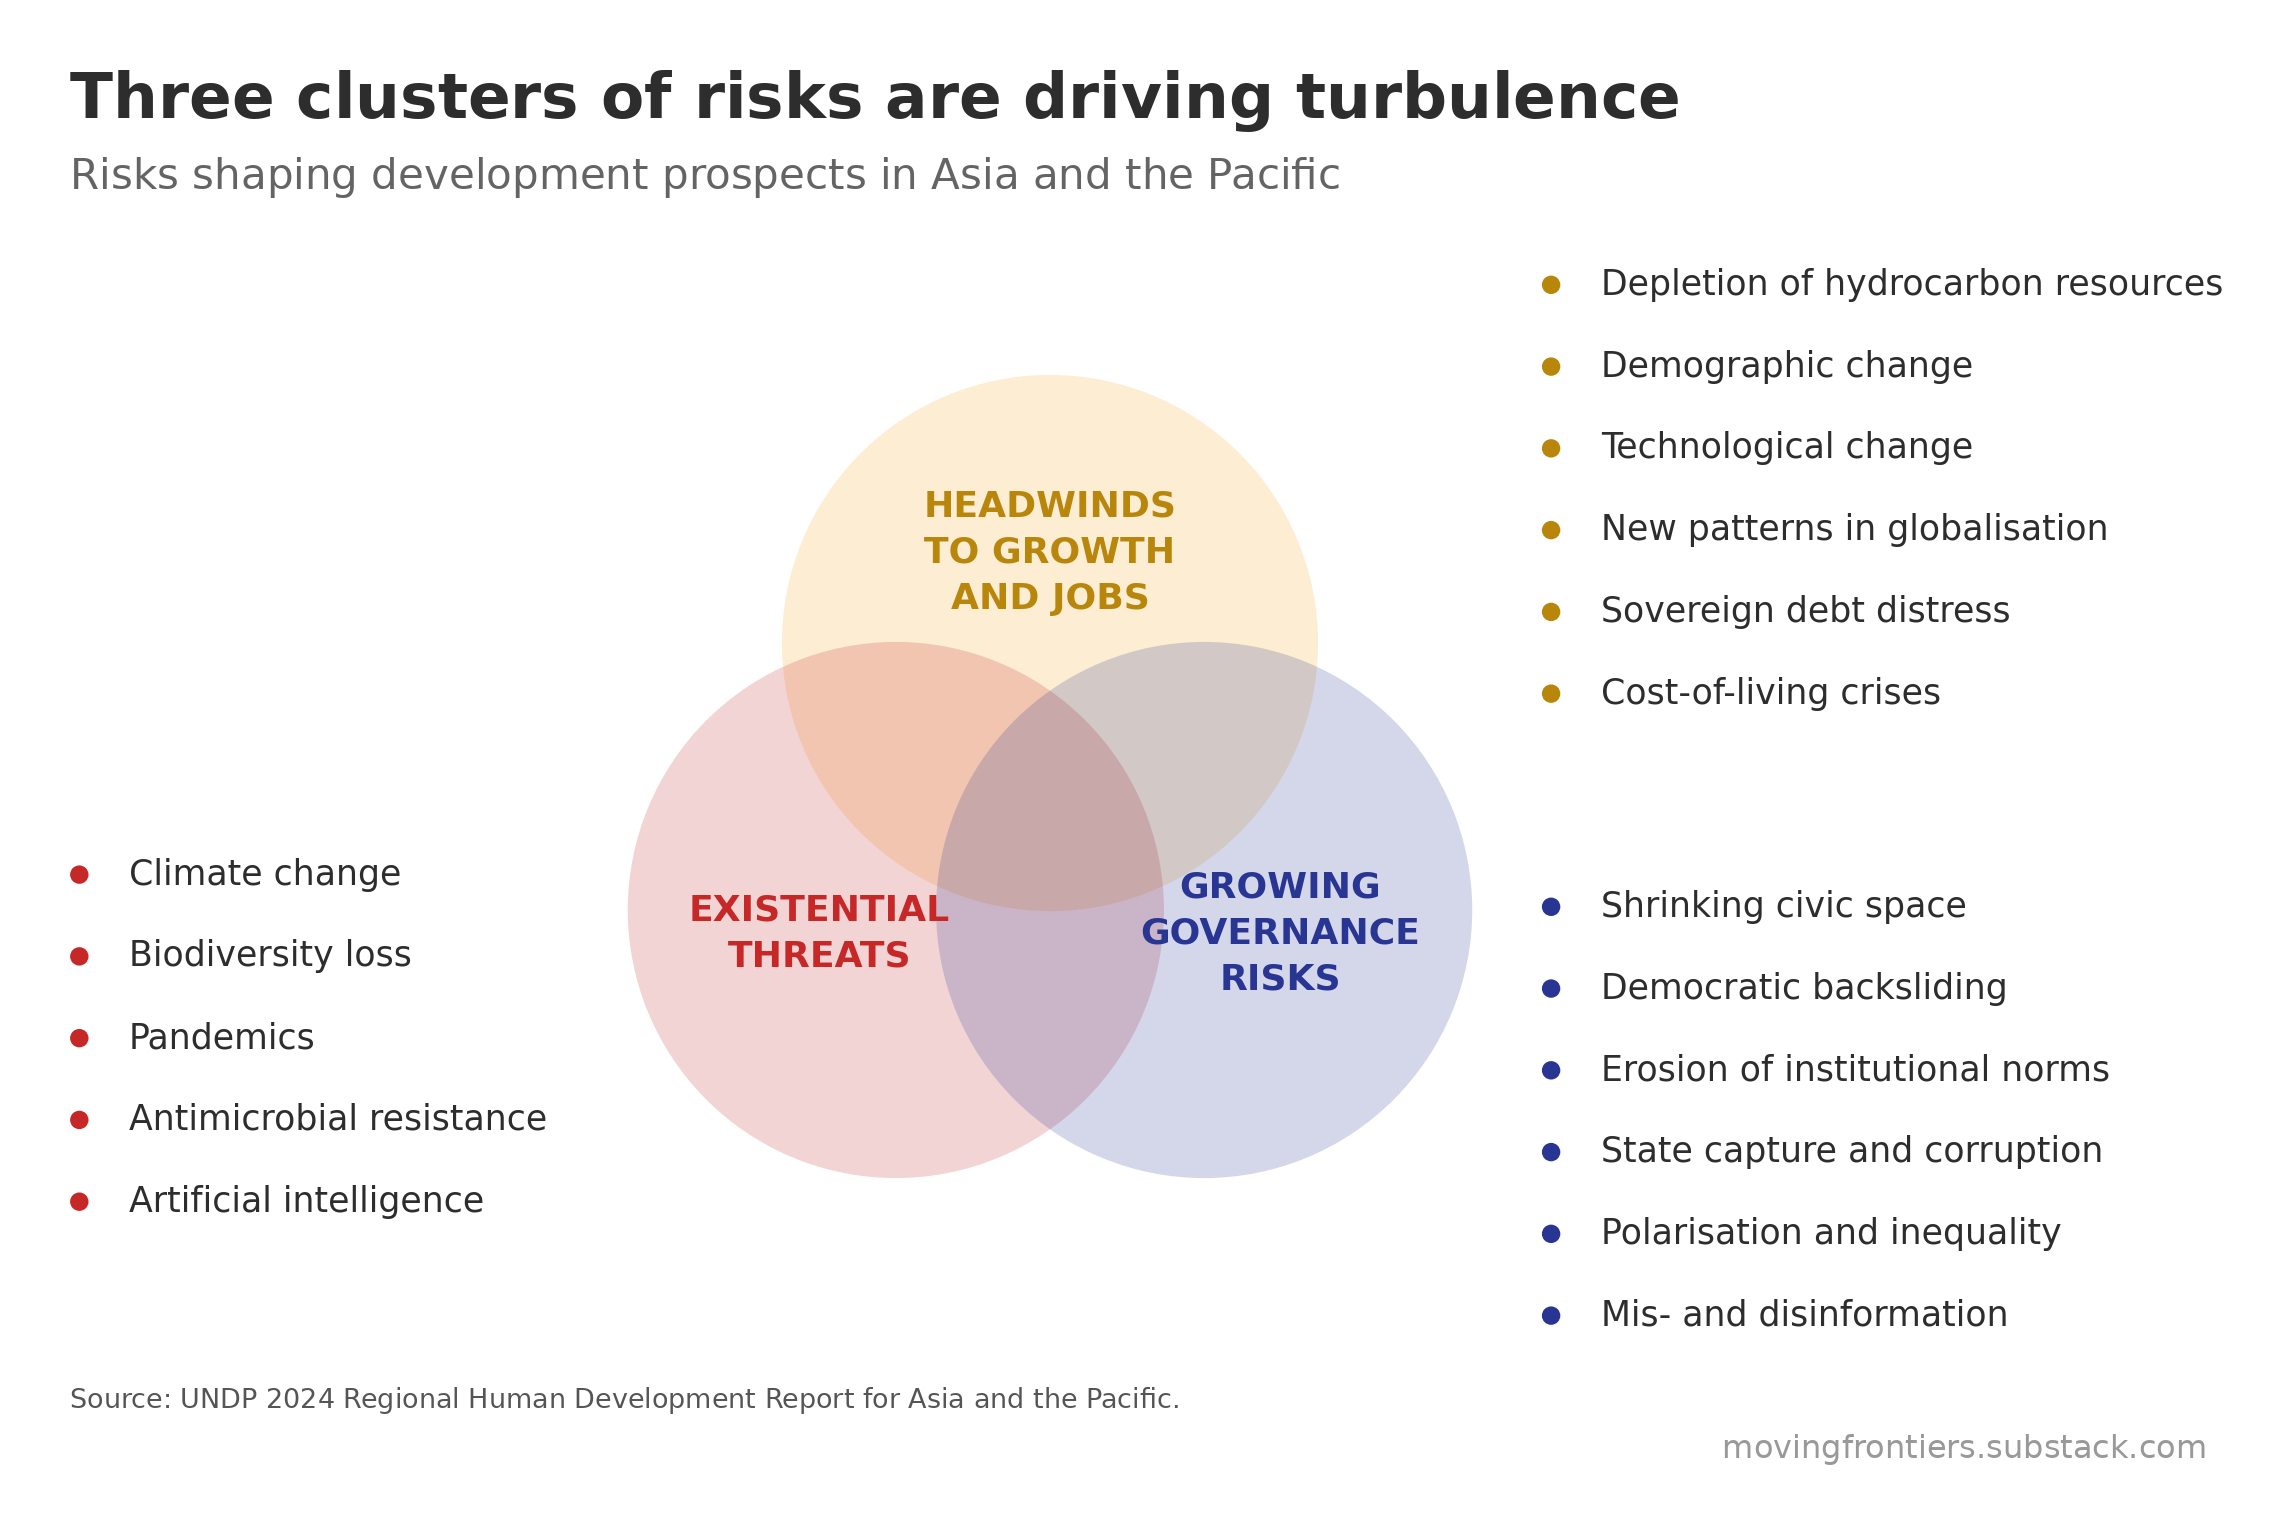

Recreate this plot in Python.
"""chart-6-risk-clusters.py

Self-contained: the Moving Frontiers house style, the content and the figure in
one file. Run it with matplotlib, numpy, pandas and Pillow available:

    python chart-6-risk-clusters.py

It writes chart-6-risk-clusters.png and chart-6-risk-clusters.csv into the
working directory.

WHAT THIS IS
------------
A schematic, not a plot of data. Three circles of equal size, set at the corners
of an equilateral triangle so that every pair overlaps by the same amount and
all three meet in the middle. Neither the area of a circle nor the size of an
overlap stands for a quantity; the geometry says only that the three clusters
are of comparable weight and that they interact. That is stated in the note, so
a reader does not read a measurement into the picture.

Each cluster takes one house colour at low opacity, and the bullet mark in front
of every item is drawn in its cluster's colour, which is what ties a list to the
circle it belongs to. The lists sit beside the circle they describe.
"""

import io
import matplotlib
matplotlib.use("Agg")
import matplotlib.pyplot as plt
from matplotlib.patches import Circle
import numpy as np
import pandas as pd

# ======================================================================
# HOUSE STYLE  (moving_frontiers_style.py, inlined)
# ======================================================================

import os
import numpy as np
import matplotlib
from PIL import Image, ImageDraw, ImageFont

DPI = 200

# ---- colours: the main elements, by how many series the chart has ----
RED, GOLD, GREEN, BLUE = "#C62828", "#F9A825", "#00897B", "#283593"
PALETTE = {1: [BLUE],
           2: [RED, BLUE],
           3: [RED, BLUE, GOLD],
           4: [RED, GOLD, GREEN, BLUE]}
GREY = "#888888"          # axes, rules, de-emphasised marks


def palette(n):
    assert n in PALETTE, "the house palette covers one to four series"
    return PALETTE[n]


# ---- spacing, in pixels at 200 dpi, every gap ink to ink ----
GAP_TITLE_SUB = 25        # subtitle below the title
GAP_SUB_PLOT  = 70        # plot below the subtitle
GAP_PLOT_CAP  = 60        # caption below the plot
GAP_CAP_MARK  = 20        # watermark below the last caption line
MARK_RIGHT    = 15        # watermark right edge, inside the content right edge
BORDER        = 70        # empty space around the whole canvas

# Canvas width is allowed to differ from chart to chart: each canvas is just the plot
# plus the border. Pass content_w=<px> to compose() to pad a narrow plot out to a
# common width instead, which is optional.
CONTENT_W     = None

# Type is fixed, not scaled to the chart. Sizing the title from the plot width made
# it depend on how much white space matplotlib happened to leave, so a narrow chart
# got a smaller title than a wide one in the same pack.
# TYPE SCALES WITH THE CANVAS, so that a chart shown at a fixed display width, a
# phone column say, always shows the same apparent type whatever its own pixel width.
# The point sizes below are the sizes at REF_W; a canvas half again as wide gets type
# half again as large, and the two look identical once both are scaled to the column.
# Sizing type from the plot width, as an earlier version did, is not the same thing and
# was a bug: it made the title depend on how much white space matplotlib happened to
# leave around the axes rather than on how large the image is.
REF_W      = 1980         # reference canvas width the point sizes below refer to
TITLE_PT   = 19.44        # title, 54px at REF_W
SUB_FRAC   = 0.68         # subtitle as a share of the title
CAP_PT     = 8.5          # caption, 24px at REF_W
MARK_MULT  = 1.2          # watermark as a share of the caption
LEADING    = 1.32

# Type inside the plot. Set once here and applied by rc(), so every chart in a pack
# carries the same tick labels, axis titles and annotations. A build script that
# passes its own fontsize= breaks that, so use these constants instead.
AXIS_PT    = 13           # axis titles
TICK_PT    = 12           # tick labels, both axes
LEGEND_PT  = 12           # legend entries
LABEL_PT   = 11.5         # in-plot labels and data values
EMPH_PT    = 15           # emphasised data values, bold

INK        = "#2D2D2D"    # title
SUB_INK    = "#646464"    # subtitle
CAP_INK    = "#555555"    # caption
MARK_INK   = "#999999"    # watermark
MARK_TEXT  = "movingfrontiers.substack.com"
CREDIT     = ""


def rc():
    """Matplotlib defaults for the plot itself."""
    matplotlib.pyplot.rcParams.update({
        "font.family": "DejaVu Sans", "font.size": AXIS_PT,
        "axes.labelsize": AXIS_PT, "xtick.labelsize": TICK_PT,
        "ytick.labelsize": TICK_PT, "legend.fontsize": LEGEND_PT,
        "axes.edgecolor": GREY, "axes.linewidth": 1.0,
        "figure.facecolor": "white", "axes.facecolor": "white"})


def style_ax(ax):
    ax.spines["top"].set_visible(False)
    ax.spines["right"].set_visible(False)


def _font(px, bold=False):
    name = "DejaVuSans-Bold.ttf" if bold else "DejaVuSans.ttf"
    for p in (os.path.join(matplotlib.get_data_path(), "fonts", "ttf", name),
              "/usr/share/fonts/truetype/dejavu/" + name):
        if os.path.exists(p):
            return ImageFont.truetype(p, px)
    raise FileNotFoundError(name)


def _ink(font, s):
    """Ink top and bottom of a string relative to its baseline."""
    b = font.getbbox(s, anchor="ls")
    return b[1], b[3]


def _ink_left(font, s):
    """How far the first glyph's ink sits from the pen position. Usually zero, but a
    few capitals carry a negative left side bearing, so a line starting with one puts
    ink a pixel outside the border that verify() insists on. Drawing at x minus this
    lines the ink up with the border instead of the pen."""
    return font.getbbox(s, anchor="ls")[0]


def _wrap(font, paragraphs, width):
    """Greedy wrap. Also returns, for each line, which paragraph it came from, so a
    line that ends because its paragraph ended can be told apart from one that ends
    because the next word would not fit."""
    lines, owner = [], []
    for p, text in enumerate(paragraphs):
        cur = ""
        for w in text.split():
            t = (cur + " " + w).strip()
            if not cur or font.getlength(t) <= width:
                cur = t
            else:
                lines.append(cur); owner.append(p); cur = w
        if cur:
            lines.append(cur); owner.append(p)
    return lines, owner


def _crop(img):
    g = np.array(img.convert("L"))
    r = np.where((g < 250).any(1))[0]
    c = np.where((g < 250).any(0))[0]
    return img.crop((c.min(), r.min(), c.max() + 1, r.max() + 1))


def compose(plot_png, out_png, title, subtitle, source, note=None, credit=CREDIT,
            content_w=CONTENT_W):
    """Title band above the plot, caption and watermark below, BORDER px all around."""
    plot = _crop(Image.open(plot_png).convert("RGB"))
    PW, H = plot.size
    W = max(PW, content_w or 0)          # the target is a floor, never a ceiling

    k = (W + 2 * BORDER) / REF_W         # type scales with the canvas, not the plot
    title_px = round(TITLE_PT * DPI / 72 * k)
    cap_px   = round(CAP_PT * DPI / 72 * k)
    f_title = _font(title_px, bold=True)
    f_sub   = _font(int(title_px * SUB_FRAC))
    f_cap   = _font(cap_px)
    f_mark  = _font(round(cap_px * MARK_MULT))

    tl, _ = _wrap(f_title, [title], W)
    sl, _ = _wrap(f_sub, [subtitle], W)
    paras = ["Source: " + source + (" " + credit if credit else "")]
    if note:
        paras.append("Note: " + note)
    cl, owner = _wrap(f_cap, paras, W)
    for i in range(len(cl) - 1):                       # lines must be maximally full
        if owner[i + 1] == owner[i]:
            nxt = cl[i + 1].split()[0]
            assert f_cap.getlength(cl[i] + " " + nxt) > W, \
                f"caption line {i} is not filled to the full width"

    tlh = int(f_title.size * LEADING)
    slh = int(f_sub.size * LEADING)
    clh = int(f_cap.size * LEADING)

    # walk down the page, each gap measured from the ink above it
    y, place = 0, []
    for i, s in enumerate(tl):
        base = y - _ink(f_title, s)[0] if i == 0 else place[-1][0] + tlh
        place.append((base, s, f_title, INK, "left"))
    y = place[-1][0] + _ink(f_title, tl[-1])[1]
    for i, s in enumerate(sl):
        base = (y + GAP_TITLE_SUB - _ink(f_sub, s)[0]) if i == 0 else place[-1][0] + slh
        place.append((base, s, f_sub, SUB_INK, "left"))
    y = place[-1][0] + _ink(f_sub, sl[-1])[1]

    plot_y = y + GAP_SUB_PLOT
    y = plot_y + H

    for i, s in enumerate(cl):
        base = (y + GAP_PLOT_CAP - _ink(f_cap, s)[0]) if i == 0 else place[-1][0] + clh
        place.append((base, s, f_cap, CAP_INK, "left"))
    y = place[-1][0] + _ink(f_cap, cl[-1])[1]
    place.append((y + GAP_CAP_MARK - _ink(f_mark, MARK_TEXT)[0],
                  MARK_TEXT, f_mark, MARK_INK, "right"))
    y = place[-1][0] + _ink(f_mark, MARK_TEXT)[1]

    canvas = Image.new("RGB", (W + 2 * BORDER, y + 2 * BORDER), "white")
    canvas.paste(plot, (BORDER, plot_y + BORDER))     # left, with the title and caption
    d = ImageDraw.Draw(canvas)
    for base, s, f, col, align in place:
        if align == "right":
            x = BORDER + W - MARK_RIGHT - f.getlength(s)
        else:
            x = BORDER - _ink_left(f, s)
        d.text((x, base + BORDER), s, font=f, fill=col, anchor="ls")
    canvas.save(out_png)
    verify(out_png)
    return out_png


def verify(png):
    """Blank pixel rows between each block, and the border, must match the constants."""
    a = np.array(Image.open(png).convert("L"))
    Hh, Ww = a.shape
    ink = a < 250
    rows = np.where(ink.any(1))[0]
    cols = np.where(ink.any(0))[0]
    bands, start, prev = [], rows[0], rows[0]
    for r in rows[1:]:
        if r - prev > 3:
            bands.append((start, prev)); start = r
        prev = r
    bands.append((start, prev))
    gaps = [bands[i + 1][0] - bands[i][1] - 1 for i in range(len(bands) - 1)]
    assert GAP_SUB_PLOT in gaps, f"no {GAP_SUB_PLOT}px gap below the subtitle"
    assert GAP_PLOT_CAP in gaps, f"no {GAP_PLOT_CAP}px gap above the caption"
    assert gaps[-1] == GAP_CAP_MARK, \
        f"gap above the watermark is {gaps[-1]}px, expected {GAP_CAP_MARK}"
    assert (rows[0], Hh - 1 - rows[-1], cols[0]) == (BORDER, BORDER, BORDER), \
        f"top, bottom and left borders are {(rows[0], Hh - 1 - rows[-1], cols[0])}, " \
        f"expected {BORDER}"
    assert Ww - 1 - cols[-1] >= BORDER, \
        f"right border is {Ww - 1 - cols[-1]}, expected at least {BORDER}"
    wm_cols = np.where(ink[bands[-1][0]:bands[-1][1] + 1, :].any(0))[0]
    assert Ww - 1 - wm_cols.max() >= BORDER + MARK_RIGHT - 3, "watermark right margin is wrong"
    return gaps
# ======================================================================
# CONTENT
# UNDP 2024 Regional Human Development Report for Asia and the Pacific.
# ======================================================================

RAW = """\
cluster,item
Headwinds to growth and jobs,Depletion of hydrocarbon resources
Headwinds to growth and jobs,Demographic change
Headwinds to growth and jobs,Technological change
Headwinds to growth and jobs,New patterns in globalisation
Headwinds to growth and jobs,Sovereign debt distress
Headwinds to growth and jobs,Cost-of-living crises
Existential threats,Climate change
Existential threats,Biodiversity loss
Existential threats,Pandemics
Existential threats,Antimicrobial resistance
Existential threats,Artificial intelligence
Growing governance risks,Shrinking civic space
Growing governance risks,Democratic backsliding
Growing governance risks,Erosion of institutional norms
Growing governance risks,State capture and corruption
Growing governance risks,Polarisation and inequality
Growing governance risks,Mis- and disinformation
"""

STEM = "chart-6-risk-clusters"
df = pd.read_csv(io.StringIO(RAW))
df.to_csv(STEM + ".csv", index=False)

# ======================================================================
# FIGURE
# ======================================================================

R = 1.0                   # circle radius
D = 1.15                  # distance between centres, so every pair overlaps alike
FILL_ALPHA = 0.20
STEP = 0.305              # line pitch inside a list
ITEM_PT = 12.5            # list items, a step up from the house LABEL_PT
DOT_S = 44                # the bullet mark
DOT_GAP = 0.185           # from the mark to the start of its text

# House gold is too light to read as a heading or as a small mark, so the gold cluster
# writes in the darker gold the pack already uses for that purpose. The fill stays gold.
MARK = {GOLD: "#B8860B"}

# cluster: colour, circle centre, heading and where it sits, list anchor and top
CLUSTERS = [
    ("Headwinds to growth and jobs", GOLD, (0.0, 0.664),
     "HEADWINDS\nTO GROWTH\nAND JOBS", (0.0, 1.00), (1.72, 2.00)),
    ("Existential threats", RED, (-D / 2, -0.332),
     "EXISTENTIAL\nTHREATS", (-0.86, -0.42), (-3.77, -0.20)),
    ("Growing governance risks", BLUE, (D / 2, -0.332),
     "GROWING\nGOVERNANCE\nRISKS", (0.86, -0.42), (1.72, -0.32)),
]

TITLE = "Three clusters of risks are driving turbulence"
SUBTITLE = "Risks shaping development prospects in Asia and the Pacific"
SOURCE = "UNDP 2024 Regional Human Development Report for Asia and the Pacific."
NOTE = None

FIGW, FIGH = 12.6, 6.65
XLIM = (-4.7, 4.7)
YLIM = (-YL, YL) if (YL := FIGH / FIGW * 4.7) else None

rc()
fig = plt.figure(figsize=(FIGW, FIGH), dpi=DPI)
ax = fig.add_axes([0, 0, 1, 1])
ax.set_aspect("equal")
ax.set_xlim(*XLIM)
ax.set_ylim(*YLIM)
ax.axis("off")

# The circles and their headings move left by a fixed number of pixels; the lists stay
# where they are, which closes the gap on the left and opens the one on the right.
SHIFT_PX = -40
SHIFT = SHIFT_PX / DPI / (FIGW / (XLIM[1] - XLIM[0]))       # pixels to x units

for name, colour, centre, heading, hpos, (lx, ly) in CLUSTERS:
    ax.add_patch(Circle((centre[0] + SHIFT, centre[1]), R, facecolor=colour, alpha=FILL_ALPHA,
                        edgecolor="none", zorder=2))
    mark = MARK.get(colour, colour)
    ax.text(hpos[0] + SHIFT, hpos[1], heading, color=mark, fontsize=AXIS_PT, fontweight="bold",
            ha="center", va="center", linespacing=1.45, zorder=4)

    items = df.loc[df["cluster"] == name, "item"].tolist()
    for j, item in enumerate(items):
        y = ly - j * STEP
        ax.scatter([lx], [y], s=DOT_S, color=mark, edgecolors="none", zorder=4)
        ax.text(lx + DOT_GAP, y, item, color=INK, fontsize=ITEM_PT, ha="left", va="center",
                zorder=4)

fig.savefig("_plot6.png", dpi=DPI, facecolor="white", bbox_inches="tight")
compose("_plot6.png", STEM + ".png", TITLE, SUBTITLE, SOURCE, NOTE)
print("wrote", STEM + ".png", "and", STEM + ".csv")
